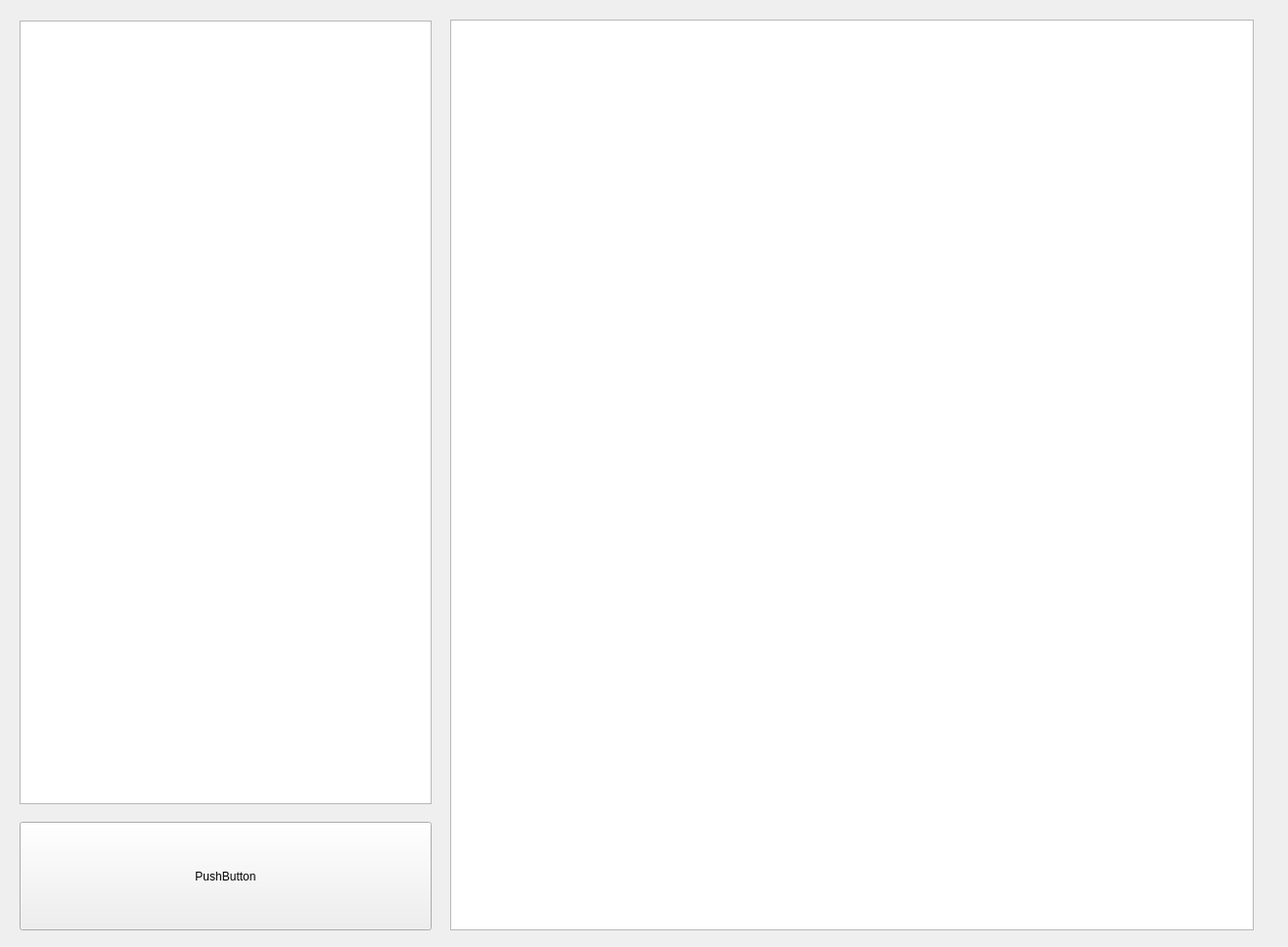
<?xml version="1.0" encoding="UTF-8"?>
<ui version="4.0">
 <class>MainWindow</class>
 <widget class="QMainWindow" name="MainWindow">
  <property name="geometry">
   <rect>
    <x>0</x>
    <y>0</y>
    <width>1316</width>
    <height>968</height>
   </rect>
  </property>
  <property name="windowTitle">
   <string>MainWindow</string>
  </property>
  <widget class="QWidget" name="centralWidget">
   <widget class="QPushButton" name="pushButton">
    <property name="geometry">
     <rect>
      <x>20</x>
      <y>840</y>
      <width>421</width>
      <height>111</height>
     </rect>
    </property>
    <property name="text">
     <string>PushButton</string>
    </property>
   </widget>
   <widget class="QListWidget" name="listWidget">
    <property name="geometry">
     <rect>
      <x>20</x>
      <y>21</y>
      <width>421</width>
      <height>801</height>
     </rect>
    </property>
   </widget>
   <widget class="QTextEdit" name="textEdit">
    <property name="geometry">
     <rect>
      <x>460</x>
      <y>20</y>
      <width>821</width>
      <height>931</height>
     </rect>
    </property>
   </widget>
  </widget>
 </widget>
 <layoutdefault spacing="6" margin="11"/>
 <resources/>
 <connections/>
</ui>
